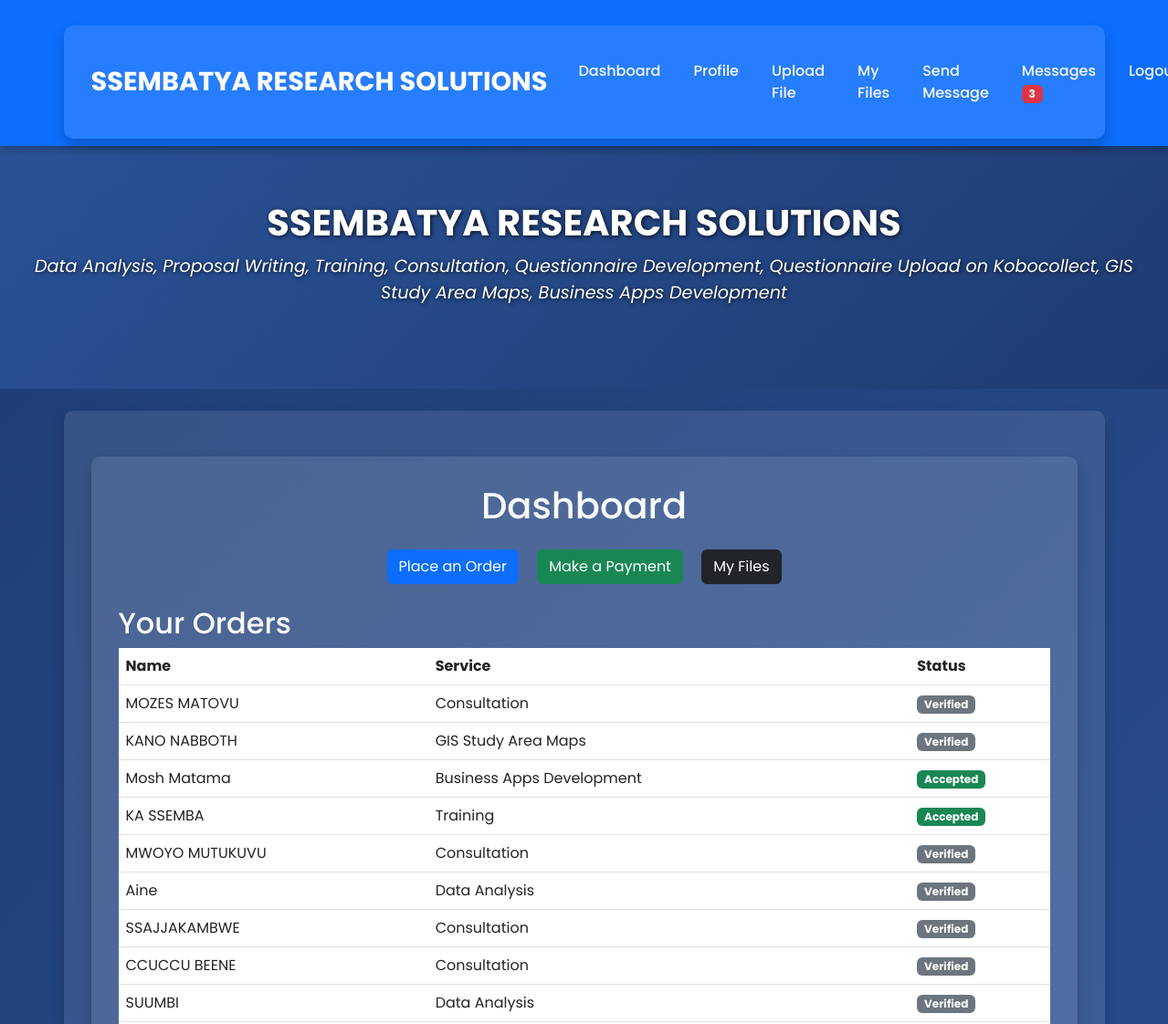
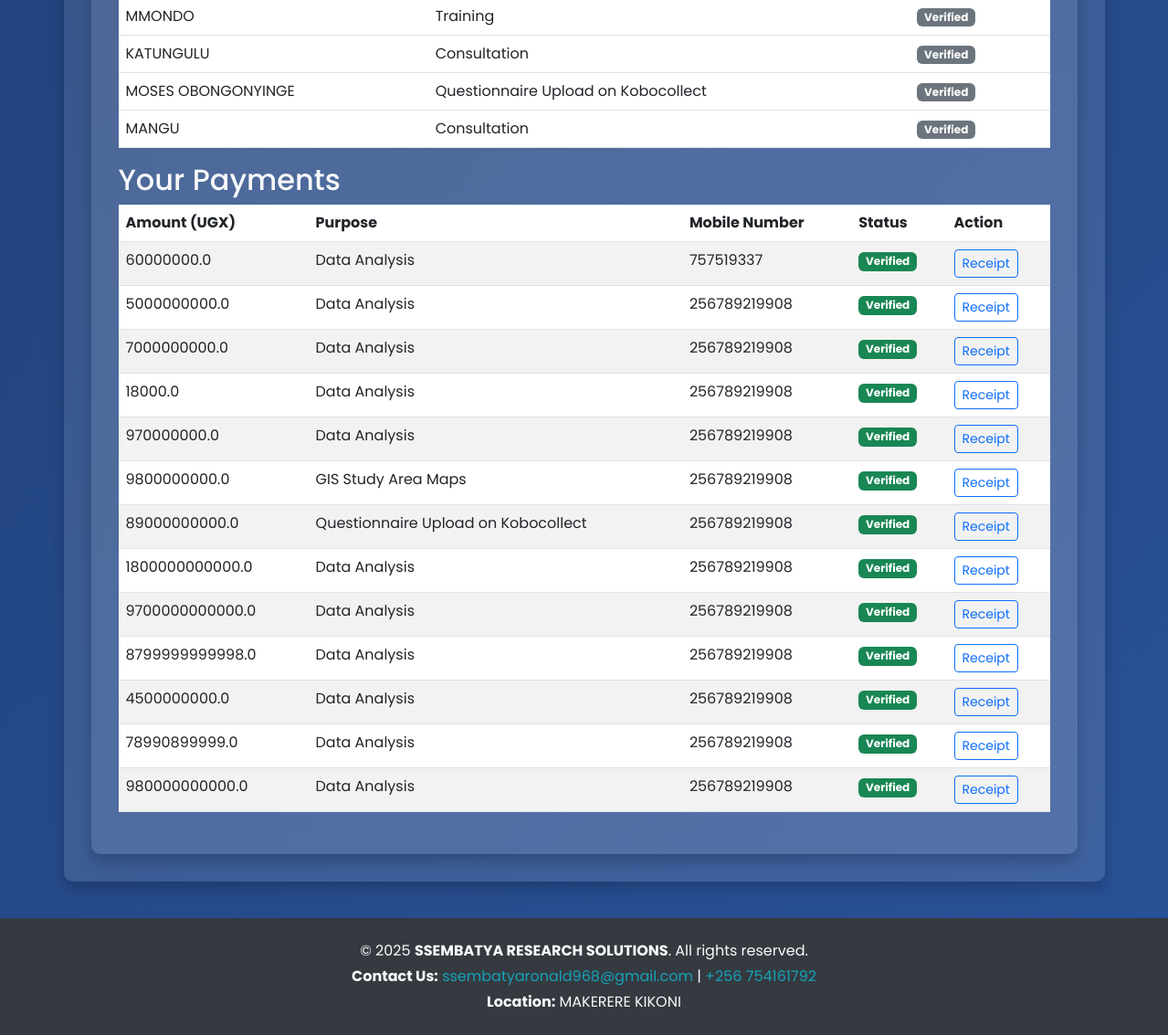
Page / (signed in) on the committed database (2 pictures, top to bottom).
### tables this page shows
CREATE TABLE orders (
            id INTEGER PRIMARY KEY AUTOINCREMENT,
            user_id INTEGER,
            name TEXT,
            service TEXT
        , status TEXT DEFAULT 'draft', date TEXT, schedule_date TEXT, phone_number TEXT);

CREATE TABLE payments (
            id INTEGER PRIMARY KEY AUTOINCREMENT,
            user_id INTEGER,
            amount REAL,
            date TEXT
        , purpose TEXT, mobile_number TEXT, status TEXT DEFAULT 'Pending Verification');

### app.py (the view)
@app.route('/')
@login_required
def index():
    conn = sqlite3.connect('database.db')
    cursor = conn.cursor()
    cursor.execute("SELECT id, name, service, status FROM orders WHERE user_id = ?", (current_user.id,))
    orders = cursor.fetchall()
    cursor.execute("SELECT id, name, date FROM schedules WHERE user_id = ?", (current_user.id,))
    schedules = cursor.fetchall()
    cursor.execute("SELECT amount, purpose, mobile_number, status, id FROM payments WHERE user_id = ?", (current_user.id,))
    payments = cursor.fetchall()
    conn.close()
    return render_template(
        'index.html',
        company_name=app.config['COMPANY_NAME'],
        services_outline=app.config['SERVICES_OUTLINE'],
        orders=orders,
        schedules=schedules,
        payments=payments
    )

### app.py (called while the page is built)
@login_manager.user_loader
def load_user(user_id):
    conn = sqlite3.connect('database.db')
    cursor = conn.cursor()
    cursor.execute("SELECT id, username, is_admin FROM users WHERE id = ?", (user_id,))
    user = cursor.fetchone()
    conn.close()
    if user:
        return User(id=user[0], username=user[1], is_admin=user[2])
    return None

@app.context_processor
def inject_unread_message_count():
    if current_user.is_authenticated and not current_user.is_admin:
        conn = sqlite3.connect('database.db')
        cursor = conn.cursor()
        cursor.execute("""
            SELECT COUNT(*) FROM messages
            WHERE recipient_id = ? AND status = 'unread'
        """, (current_user.id,))
        count = cursor.fetchone()[0]
        conn.close()
        return dict(unread_count=count)
    return dict(unread_count=0)

### templates/index.html (shortened to what this page needs)
{% extends "base.html" %}
{% block content %}
<div class="container">
    <h1 class="text-center mb-4">Dashboard</h1>
    <div class="text-center mb-4">
        <a href="/order" class="btn btn-primary mx-2">Place an Order</a>
        <a href="/payment" class="btn btn-success mx-2">Make a Payment</a>
        <a href="/files" class="btn btn-dark mx-2">My Files</a>
    </div>
    <h2>Your Orders</h2>
{% if orders %}
    <table class="table">
        <thead>
            <tr>
                <th>Name</th>
                <th>Service</th>
                <th>Status</th>
            </tr>
        </thead>
        <tbody>
            {% for order in orders %}
            <tr>
                <td>{{ order[1] }}</td>
                <td>{{ order[2] }}</td>
                <td>
                    {% if order[3] == 'submitted' %}
                        <span class="badge bg-warning">Submitted</span>
                    {% elif order[3] == 'Accepted' %}
                        <span class="badge bg-success">Accepted</span>
                    {% else %}
                        <span class="badge bg-secondary">{{ order[3] }}</span>
                    {% endif %}
                </td>
            </tr>
            {% endfor %}
        </tbody>
    </table>
{% else %}
    <p>No orders found.</p>
{% endif %}
<h2>Your Payments</h2>
<table class="table table-striped">
    <thead>
        <tr>
            <th>Amount (UGX)</th>
            <th>Purpose</th>
            <th>Mobile Number</th>
            <th>Status</th>
            <th>Action</th>
        </tr>
    </thead>
    <tbody>
        {% for payment in payments %}
        <tr>
            <td>{{ payment[0] }}</td>
            <td>{{ payment[1] }}</td>
            <td>{{ payment[2] }}</td>
            <td>
                {% if payment[3] == 'Pending Verification' %}
                    <span class="badge bg-warning">Pending Verification</span>
                {% elif payment[3] == 'Confirmed' %}
                    <span class="badge bg-success">Verified</span>
                {% else %}
                    <span class="badge bg-secondary">{{ payment[3] }}</span>
                {% endif %}
            </td>
            <td>
                {% if payment[3] == 'Confirmed' %}
                    <a href="{{ url_for('generate_receipt', payment_id=payment[4]) }}" class="btn btn-sm btn-outline-primary">Receipt</a>
                {% else %}
                    <span class="text-muted">Receipt unavailable</span>
                {% endif %}
            </td>
        </tr>
        {% endfor %}
    </tbody>
</table>
</div>
{% endblock %}

### templates/base.html (style rules this page uses)
body { font-family: 'Poppins', sans-serif; margin: 0; padding: 0; background: linear-gradient(135deg, #1e3c72, #2a5298); color: #f8f9fa; }
.container { background: rgba(255, 255, 255, 0.1); color: #f8f9fa; border-radius: 10px; padding: 30px; box-shadow: 0 8px 15px rgba(0, 0, 0, 0.2); margin-top: 20px; }

### rows in the picture
orders: name "MOZES MATOVU", service "Consultation", status "Verified"
orders: name "KANO NABBOTH", service "GIS Study Area Maps", status "Verified"
orders: name "Mosh Matama", service "Business Apps Development", status "Accepted"
orders: name "KA SSEMBA", service "Training", status "Accepted"
orders: name "MWOYO MUTUKUVU", service "Consultation", status "Verified"
orders: name "Aine", service "Data Analysis", status "Verified"
orders: name "SSAJJAKAMBWE", service "Consultation", status "Verified"
orders: name "CCUCCU BEENE", service "Consultation", status "Verified"
orders: name "SUUMBI", service "Data Analysis", status "Verified"
orders: name "MMONDO", service "Training", status "Verified"
orders: name "KATUNGULU", service "Consultation", status "Verified"
orders: name "MOSES OBONGONYINGE", service "Questionnaire Upload on Kobocollect", status "Verified"
orders: name "MANGU", service "Consultation", status "Verified"
payments: amount "60000000.0", purpose "Data Analysis", mobile_number "757519337", status "Verified"
payments: amount "5000000000.0", purpose "Data Analysis", mobile_number "256789219908", status "Verified"
payments: amount "7000000000.0", purpose "Data Analysis", mobile_number "256789219908", status "Verified"
payments: amount "18000.0", purpose "Data Analysis", mobile_number "256789219908", status "Verified"
payments: amount "970000000.0", purpose "Data Analysis", mobile_number "256789219908", status "Verified"
payments: amount "9800000000.0", purpose "GIS Study Area Maps", mobile_number "256789219908", status "Verified"
payments: amount "89000000000.0", purpose "Questionnaire Upload on Kobocollect", mobile_number "256789219908", status "Verified"
payments: amount "1800000000000.0", purpose "Data Analysis", mobile_number "256789219908", status "Verified"
payments: amount "9700000000000.0", purpose "Data Analysis", mobile_number "256789219908", status "Verified"
payments: amount "8799999999998.0", purpose "Data Analysis", mobile_number "256789219908", status "Verified"
payments: amount "4500000000.0", purpose "Data Analysis", mobile_number "256789219908", status "Verified"
payments: amount "78990899999.0", purpose "Data Analysis", mobile_number "256789219908", status "Verified"
payments: amount "980000000000.0", purpose "Data Analysis", mobile_number "256789219908", status "Verified"

### other values in the picture
{{ company_name }} "SSEMBATYA RESEARCH SOLUTIONS"
{{ unread_count }} "3"
{{ services_outline }} "Data Analysis, Proposal Writing, Training, Consultation, Questionnaire Development, Questionnaire Upload on Kobocollect, GIS Study Area Maps, Business Apps Development"
